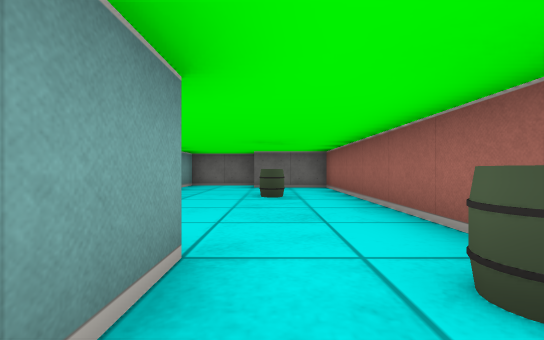
View 1 (above)

12 first-person views from a walk through a cub3D maze. The camera is about half as high as the walls, looks level and sees 90° across. The floor is counted in squares. Each view is taken from the middle of a square. On the plan, view 1 faces up. The plan holds only what a view shows up to about 9 squares ahead; the rest is blank.

View 2
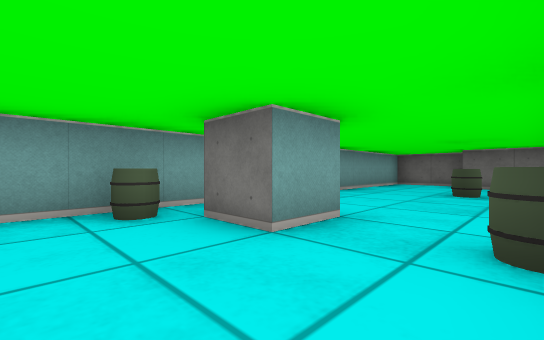

View 3
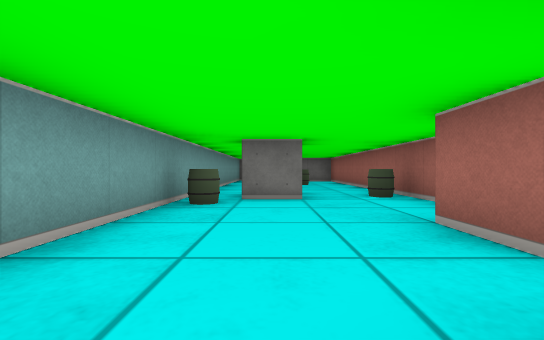

View 4
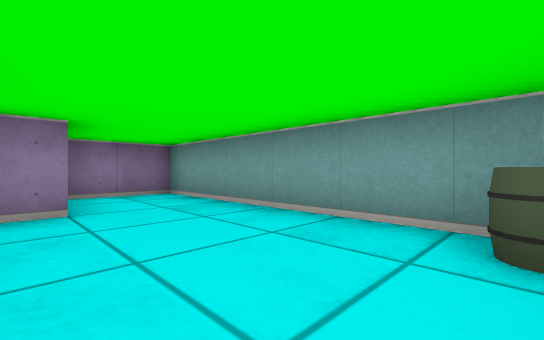

View 5
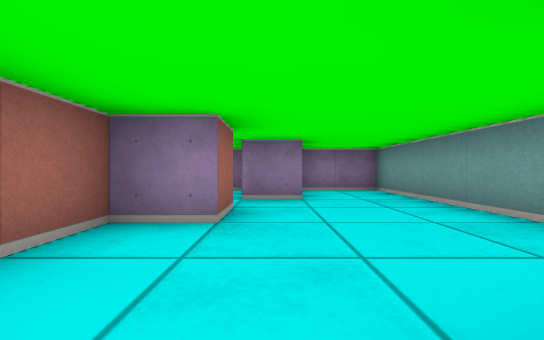

View 6
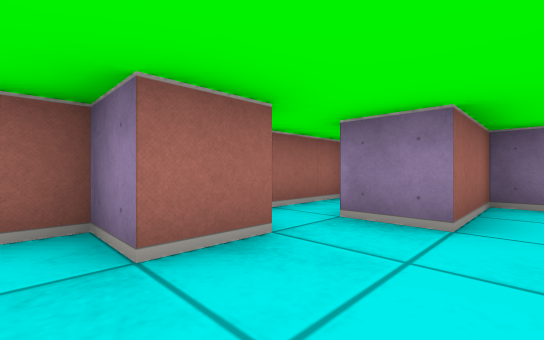

View 7
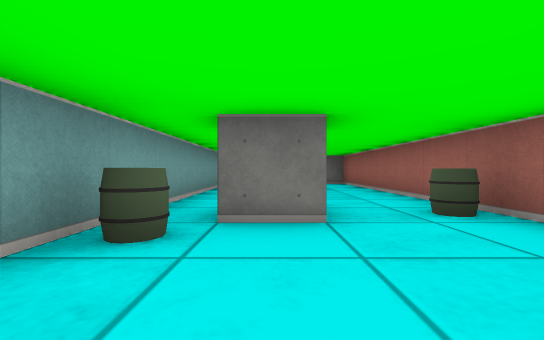

View 8
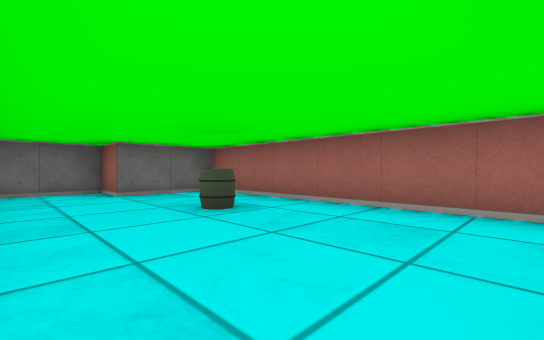

View 9
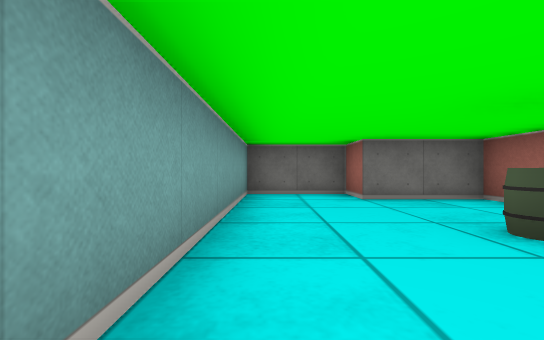

View 10
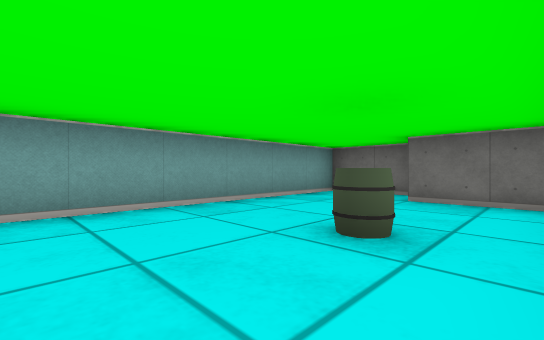

View 11
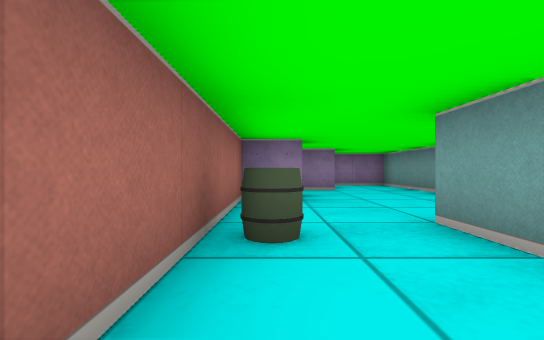

View 12
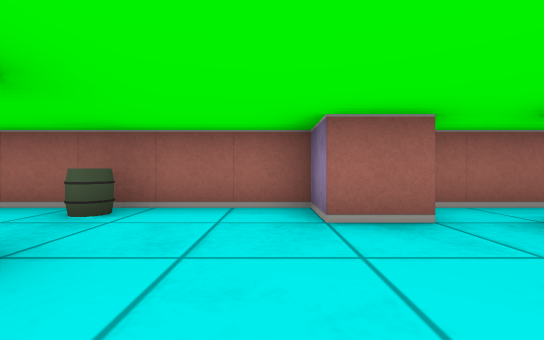

### Floor plan
Points are (right, up) in squares from view 1. A wall is a line through its corners. A room is listed if a view was taken in it or the views show most of it. See-through windows are left out.
Room 1 (views 1, 2, 3, 4, 5, 6, 7, 12)
walls: (0.5, -2.6) (0.5, -1.5) (1.5, -1.5) (1.5, 1.5); (-0.5, 1.5) (-0.5, 0.5) (-1.5, 0.5); (-2.5, 1.5) (-2.5, -5.5) (-0.5, -5.5) (-0.5, -3.5) (0.5, -3.5); (1.5, -5.2) (1.5, -3)
ways out: opening at (-2, 0.5) to room 2; opening at (0.5, 0.5) to room 2
objects: barrel (-2, 0); barrel (1, 1)
Room 2 (views 8, 9, 10, 11)
walls: (1.5, 1.5) (1.5, 7.5) (-0.5, 7.5) (-0.5, 8.5) (-2.5, 8.5) (-2.5, 1.5)
ways out: opening at (-2, 0.5) to room 1; opening at (0.5, 0.5) to room 1
objects: barrel (0, 5)

Where each view was taken, in squares from view 1:
view 1: 0 up, 0 right, facing up
view 2: 1 down, 1 right, facing up-left
view 3: 4 down, 1 left, facing up
view 4: 0 up, 0 right, facing down-left
view 5: 1 up, 0 right, facing down
view 6: 1 down, 1 left, facing down-right
view 7: 2 down, 1 left, facing up
view 8: 2 up, 2 left, facing up-right
view 9: 3 up, 2 left, facing up
view 10: 3 up, 1 right, facing up-left
view 11: 3 up, 1 right, facing down
view 12: 1 down, 2 left, facing right
